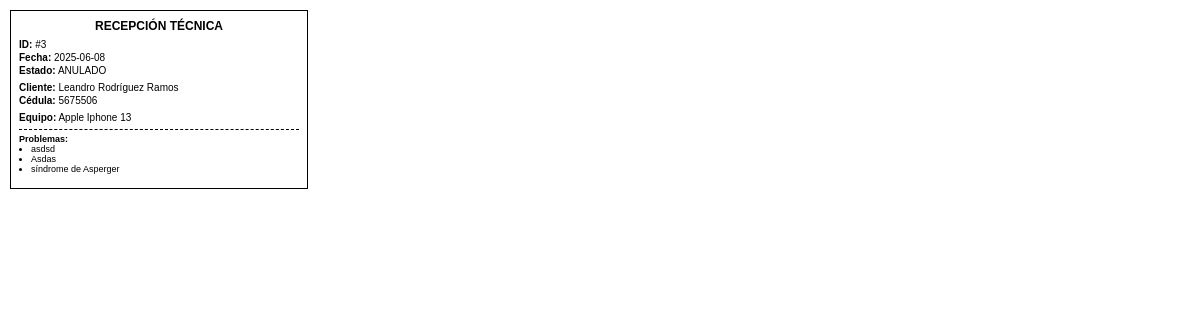
Screenshot of /paginas/movimientos/servicios/recepcion/imprimir.php?id=3 with the database file from the repository.
### tables this page shows
CREATE TABLE `recepcion_cabecera` (
  `id_recepcion_cabecera` int(11) NOT NULL,
  `fecha` date NOT NULL,
  `id_cliente` int(11) NOT NULL,
  `id_equipo` int(11) NOT NULL,
  `estado` varchar(20) NOT NULL
);

CREATE TABLE `cliente` (
  `id_cliente` int(11) NOT NULL,
  `nombre` varchar(100) NOT NULL,
  `apellido` varchar(100) NOT NULL,
  `cedula` varchar(50) NOT NULL,
  `correo` varchar(50) NOT NULL,
  `telefono` varchar(80) NOT NULL,
  `estado` varchar(20) NOT NULL
);

CREATE TABLE `equipo` (
  `id_equipo` int(11) NOT NULL,
  `descripcion` varchar(100) NOT NULL,
  `marca` varchar(50) NOT NULL,
  `modelo` varchar(80) NOT NULL,
  `estado` varchar(30) NOT NULL
);

CREATE TABLE `recepcion_detalle` (
  `id_recepcion_detalle` int(11) NOT NULL,
  `id_recepcion_cabecera` int(11) NOT NULL,
  `problema` varchar(200) NOT NULL,
  `obs` varchar(200) NOT NULL,
  `estado` varchar(20) NOT NULL
);

### conexion/db.php (called while the page is built)
<?php
Class DB {
    private $host;
    private $usuario;
    private $pass;
    private $base_de_datos;
    private $charset;
    public function __construct() {
        $this->host = 'localhost';
        $this->base_de_datos = 'lele_cell';
        $this->usuario = 'root';
        $this->pass = '';
        $this->charset = 'utf8mb4';
    }
    public function  conectar(){
        try{
            $connection = "mysql:host=" . $this->host .
                    ";dbname=" . $this->base_de_datos .
                    ";charset=" . $this->charset;
            $options = [
                PDO::ATTR_ERRMODE => PDO::ERRMODE_EXCEPTION,
                PDO::ATTR_EMULATE_PREPARES=> false,
            ];
            $pdo = new PDO($connection, $this->usuario,
                    $this->pass,
                    $options);
            return $pdo;
        }catch(PDOException $e){
            print_r('Error connection: ' . $e->getMessage());
        }
    }
}

### paginas/movimientos/servicios/recepcion/imprimir.php (the view, shortened to what this page needs)
<?php
require_once '../../../../conexion/db.php';
$conexion = new DB();
$id_recepcion = $_GET['id'] ?? 0;
$queryCabecera = $conexion->conectar()->prepare("
    SELECT rc.id_recepcion_cabecera, rc.fecha, rc.estado,
           CONCAT(c.nombre, ' ', c.apellido) AS cliente_nombre, c.cedula AS cliente_cedula,
           e.marca, e.modelo
    FROM recepcion_cabecera rc
    JOIN cliente c ON c.id_cliente = rc.id_cliente
    JOIN equipo e ON e.id_equipo = rc.id_equipo
    WHERE rc.id_recepcion_cabecera = :id
");
$queryCabecera->execute(['id' => $id_recepcion]);
$cabecera = $queryCabecera->fetch(PDO::FETCH_OBJ);
$queryDetalle = $conexion->conectar()->prepare("
    SELECT problema, obs
    FROM recepcion_detalle
    WHERE id_recepcion_cabecera = :id AND estado = 'ACTIVO'
");
$queryDetalle->execute(['id' => $id_recepcion]);
$detalles = $queryDetalle->fetchAll(PDO::FETCH_OBJ);
?>
<!DOCTYPE html>
<html lang="es">
<head>
</head>
<body onload="window.print()">
  <div class="label">
    <div class="title">RECEPCIÓN TÉCNICA</div>
    <div class="section">
      <p><span class="bold">ID:</span> #<?php echo $cabecera->id_recepcion_cabecera ?></p>
      <p><span class="bold">Fecha:</span> <?php echo $cabecera->fecha ?></p>
      <p><span class="bold">Estado:</span> <?php echo strtoupper($cabecera->estado) ?></p>
    </div>
    <div class="section">
      <p><span class="bold">Cliente:</span> <?php echo htmlspecialchars($cabecera->cliente_nombre) ?></p>
      <p><span class="bold">Cédula:</span> <?php echo htmlspecialchars($cabecera->cliente_cedula) ?></p>
    </div>
    <div class="section">
      <p><span class="bold">Equipo:</span> <?php echo htmlspecialchars($cabecera->marca . ' ' . $cabecera->modelo) ?></p>
    </div>
    <div class="section problem">
      <span class="bold">Problemas:</span><br>
      <?php if (count($detalles) === 0): ?>
        <em>Sin descripción</em>
      <?php else: ?>
        <ul style="padding-left: 12px; margin: 0;">
          <?php foreach ($detalles as $d): ?>
            <li><?php echo htmlspecialchars($d->problema) ?></li>
          <?php endforeach; ?>
        </ul>
      <?php endif; ?>
    </div>
  </div>
</body>
</html>

### paginas/movimientos/servicios/recepcion/imprimir.php (style rules this page uses)
body { font-family: Arial, sans-serif; font-size: 10px; margin: 10px; }
.label { width: 280px; border: 1px solid #000; padding: 8px; }
.title { text-align: center; font-weight: bold; font-size: 12px; margin-bottom: 6px; }
.section { margin-bottom: 6px; }
.section p { margin: 2px 0; }
.problem { font-size: 9px; border-top: 1px dashed #000; margin-top: 4px; padding-top: 4px; }
.bold { font-weight: bold; }

### rows the page displays
recepcion_cabecera: id_recepcion_cabecera "3", fecha "2025-06-08", estado "ANULADO", id_cliente.cedula "5675506", id_equipo.modelo "Apple Iphone 13"
recepcion_detalle: problema "asdsd"
recepcion_detalle: problema "Asdas"
recepcion_detalle: problema "síndrome de Asperger"

### other values shown
$cabecera->cliente_nombre "Leandro Rodríguez Ramos"
